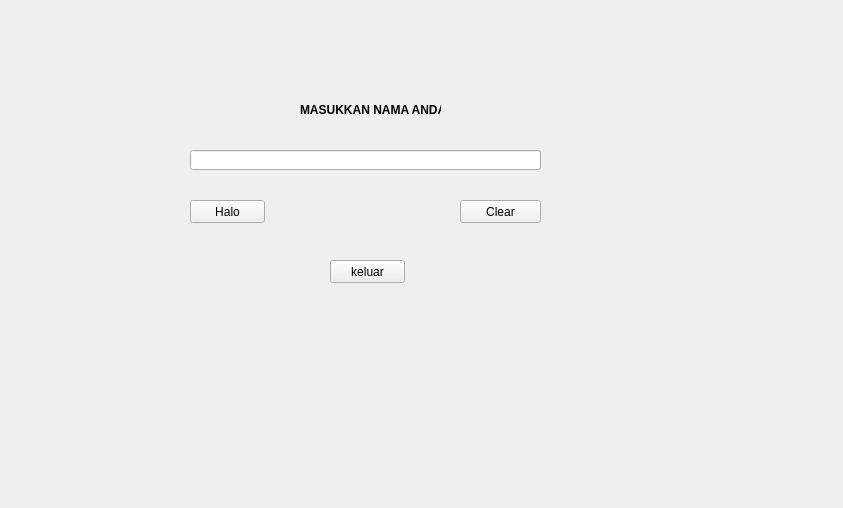
<?xml version="1.0" encoding="UTF-8"?>
<ui version="4.0">
 <class>Form</class>
 <widget class="QWidget" name="Form">
  <property name="geometry">
   <rect>
    <x>0</x>
    <y>0</y>
    <width>843</width>
    <height>508</height>
   </rect>
  </property>
  <property name="windowTitle">
   <string>Form</string>
  </property>
  <widget class="QPushButton" name="hallo">
   <property name="geometry">
    <rect>
     <x>190</x>
     <y>200</y>
     <width>75</width>
     <height>23</height>
    </rect>
   </property>
   <property name="text">
    <string>Halo</string>
   </property>
  </widget>
  <widget class="QPushButton" name="keluar">
   <property name="geometry">
    <rect>
     <x>330</x>
     <y>260</y>
     <width>75</width>
     <height>23</height>
    </rect>
   </property>
   <property name="text">
    <string>keluar</string>
   </property>
  </widget>
  <widget class="QPushButton" name="clear">
   <property name="geometry">
    <rect>
     <x>460</x>
     <y>200</y>
     <width>81</width>
     <height>23</height>
    </rect>
   </property>
   <property name="text">
    <string>Clear</string>
   </property>
  </widget>
  <widget class="QLineEdit" name="lineEdit">
   <property name="geometry">
    <rect>
     <x>190</x>
     <y>150</y>
     <width>351</width>
     <height>20</height>
    </rect>
   </property>
  </widget>
  <widget class="QLabel" name="label">
   <property name="geometry">
    <rect>
     <x>300</x>
     <y>100</y>
     <width>141</width>
     <height>20</height>
    </rect>
   </property>
   <property name="font">
    <font>
     <weight>75</weight>
     <bold>true</bold>
    </font>
   </property>
   <property name="text">
    <string>MASUKKAN NAMA ANDA</string>
   </property>
  </widget>
 </widget>
 <resources/>
 <connections/>
</ui>
